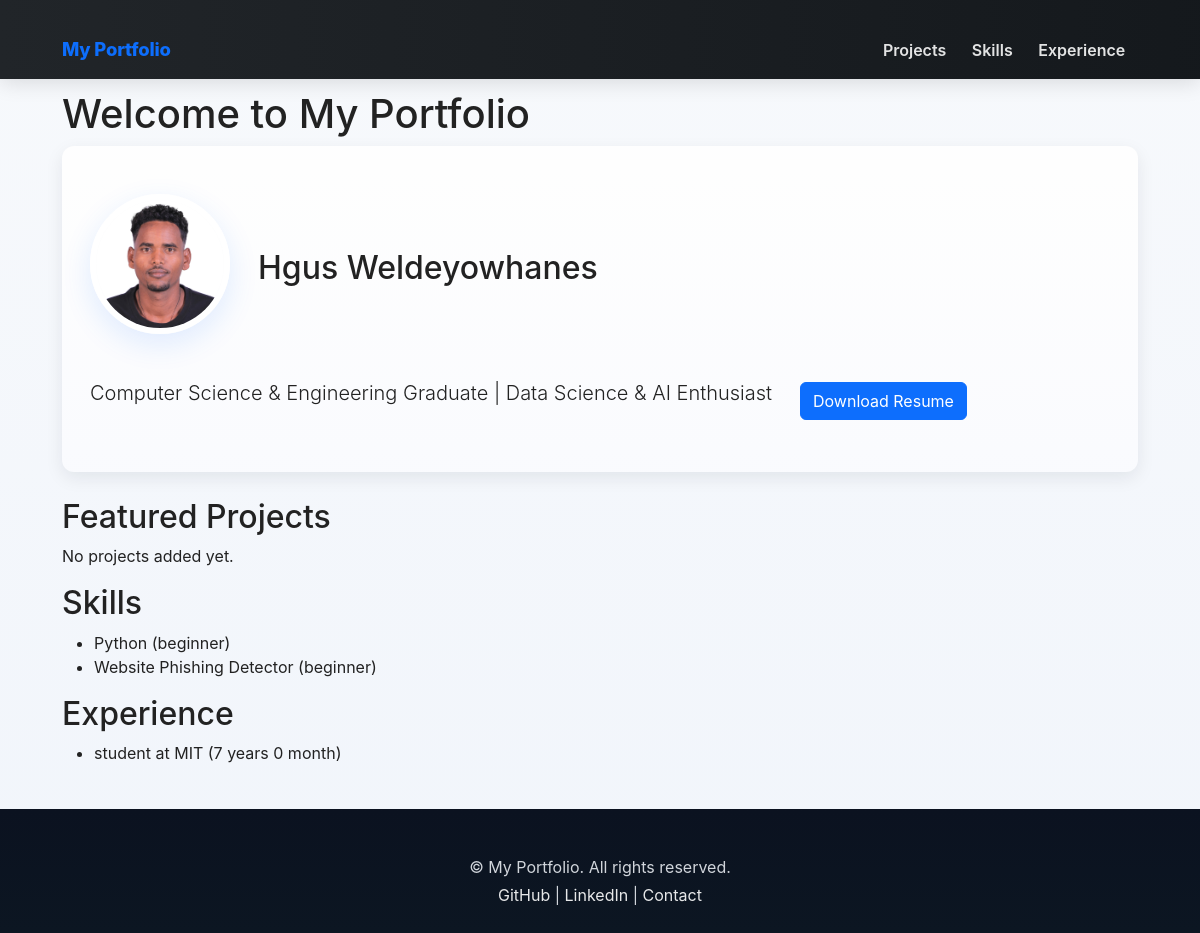
Before: / with the older database file.
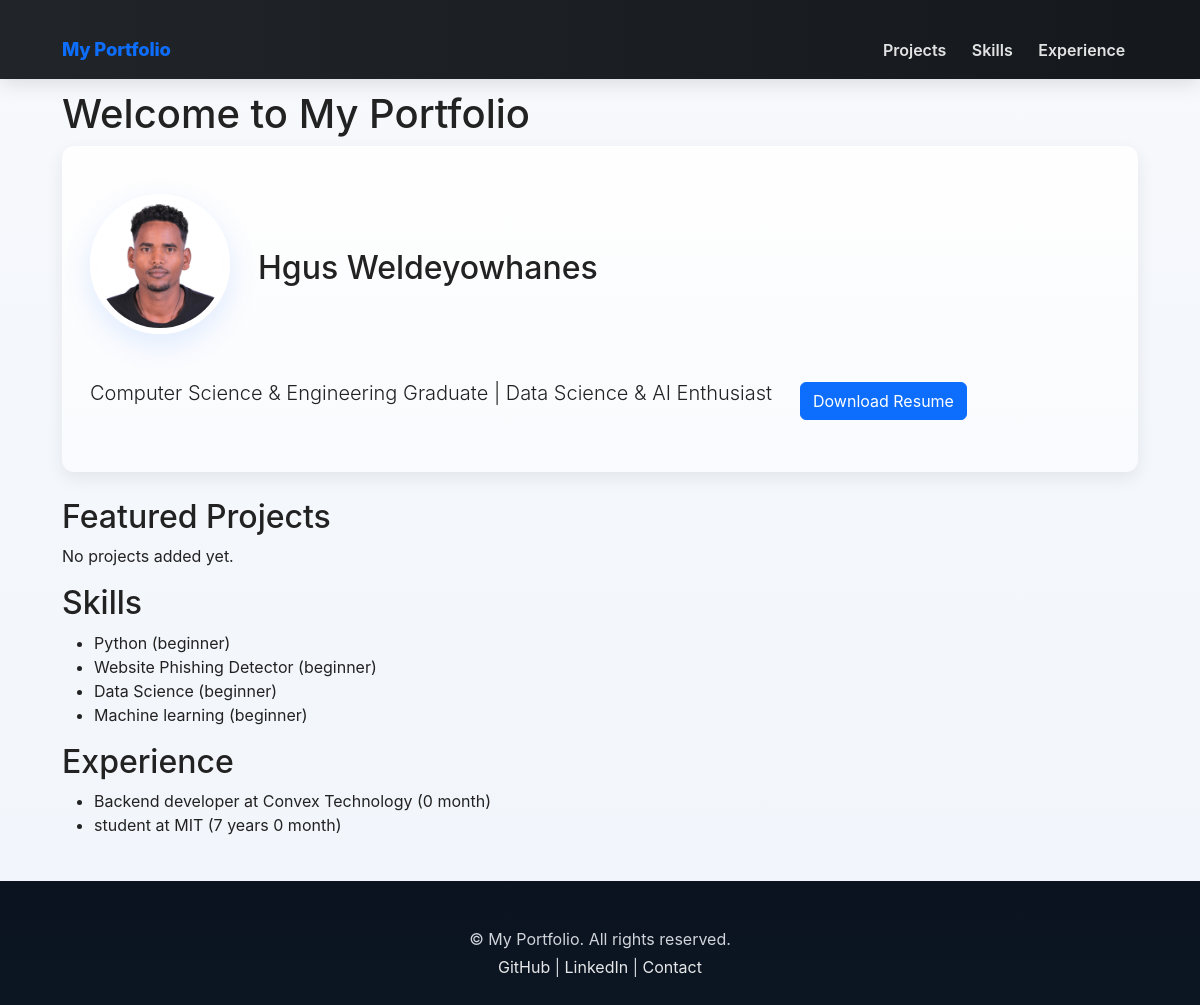
After: the same page with the newer database file.
### main/models.py (models this page shows, shortened)
class Skills(models.Model):
    SKILL_LEVELS = [
        (1, 'Beginner'),
        (2, 'Intermediate'),
        (3, 'Advanced'),
        (4, 'Expert'),
     ]
    CATEGORIES = [
        ('backend', 'Backend Development'),
        ('frontend', 'Frontend Development'),
        ('database', 'Database'),
        ('devops', 'DevOps & Tools'),
        ('ml', 'Machine Learning'),
        ('ai', 'Artificial Intelligence'),
        ('data_science', 'Data Science'),
        ('blockchain', 'Blockchain & Crypto'),
        ('cloud', 'Cloud & AI Services'),
        ('soft', 'Soft Skills'),
    ]
    ML_SUBCATEGORIES = [
        ('supervised', 'Supervised Learning'),
        ('unsupervised', 'Unsupervised Learning'),
        ('reinforcement', 'Reinforcement Learning'),
        ('deep_learning', 'Deep Learning'),
        ('nlp', 'Natural Language Processing'),
        ('computer_vision', 'Computer Vision'),
        ('time_series', 'Time Series Analysis'),
    ]
    name = models.CharField(max_length=50)
    level = models.IntegerField(choices=SKILL_LEVELS, default=1)
    category = models.CharField(max_length=20, choices=CATEGORIES,default='backend')
    subcategory = models.CharField(max_length=20, choices=ML_SUBCATEGORIES,blank=True,null=True, help_text="Specialized subcategory")
    icon = models.CharField(max_length=50, blank=True)
    order = models.IntegerField(default=0)
    framework = models.CharField(max_length=50, blank=True, help_text="pytorch,Django, etc")
    library = models.CharField(max_length=50, blank=True,help_text="comma separeted library names")
    created_at = models.DateTimeField(auto_now_add=True)
    updated_at = models.DateTimeField(auto_now=True)
    class Meta:
        ordering = ['category', '-level','order','name']
    def get_level_display(self):
        level_class = {
            'beginner': 'Beginner',
            'intermediate': 'Intermediate',
            'advanced': 'Advanced',
            "expert": "Expert"
        }
        return level_class.get(self.level,'beginner')

class Experience(models.Model):
    INDUSTRY_TYPES = [
        ('tech', 'Technology'),
        ('finance', 'Finance'),
        ('healthcare', 'Healthcare'),
        ('ai_ml', 'AI/ML Startup'),
        ('education', 'Education'),
    ]
    company = models.CharField(max_length=50)
    role = models.CharField(max_length=50)
    description = models.TextField()
    short_description = models.CharField(max_length=200, blank=True, null= True)
    start_date = models.DateField()
    end_date = models.DateField(blank=True, null=True)
    current = models.BooleanField(default=False)
    company_log = models.ImageField(upload_to='company_logos/' ,blank=True,null=True)
    industry = models.CharField(max_length=200, choices=INDUSTRY_TYPES, default='tech')
    ml_projects = models.TextField(blank=True, help_text="ML/AI projects worked on")
    algorithms_used = models.CharField(max_length=200, blank=True, help_text="Algorithms and techniques used")
    created_at = models.DateTimeField(auto_now_add=True)
    updated_at = models.DateTimeField(auto_now=True)
    class Meta:
        ordering = ['-start_date']
    def duration(self):
        if self.current:
            end = timezone.now().date()
        else:
            end = self.end_date
        rd = relativedelta(end, self.start_date)
        years = rd.years
        months = rd.months
        if years > 0:
            return f"{years} year{'s' if years > 1 else ''} {months} month{'s' if months > 1 else ''}"
        return f"{months} month{'s' if months > 1 else ''}"

### main/views.py (the view)
# urls.py: path('', views.home, name="home"),
def home(request):
    projects = Project.objects.filter(featured=True).order_by('-created_at')[:6]
    skills = Skills.objects.all()[:10]
    experiences = Experience.objects.all()[:3]
    return render(request, 'home.html', {
        'projects': projects,
        'skills': skills,
        'experiences': experiences,
    })

### templates/home.html
{% extends "base.html" %}
{% load static %}
{% block content %}
<h1>Welcome to My Portfolio</h1>
<link rel="stylesheet" href="{% static 'css/style.css' %}">
<section class="profile-section text-center py-5 bg-light">
  <img src="{% static 'profile.jpg' %}" class="rounded-circle mb-3" width="150" height="150" alt="Profile">
  <h2>Hgus Weldeyowhanes</h2>
  <p class="lead">Computer Science & Engineering Graduate | Data Science & AI Enthusiast</p>
  <a href="{% static 'resume.pdf' %}" class="btn btn-primary" download>Download Resume</a>
</section>
<h2>Featured Projects</h2>
<div class="row">
  {% for project in projects %}
    <div class="col-md-4 mb-3">
      <h3><a href="{{ project.get_absolute_url }}">{{ project.title }}</a></h3>
      {% if project.image %}
        <img src="{{ project.image.url }}" alt="{{ project.title }}" width="200">
      {% endif %}
      <p>{{ project.short_description }}</p>
    </div>
  {% empty %}
    <p>No projects added yet.</p>
  {% endfor %}
</div>
<h2>Skills</h2>
<ul>
  {% for skill in skills %}
    <li>{{ skill.name }} ({{ skill.get_level_display }})</li>
  {% empty %}
    <li>No skills added yet.</li>
  {% endfor %}
</ul>
<h2>Experience</h2>
<ul>
  {% for exp in experiences %}
    <li>{{ exp.role }} at {{ exp.company }} ({{ exp.duration }})</li>
  {% empty %}
    <li>No experience added yet.</li>
  {% endfor %}
</ul>
{% endblock %}

### templates/base.html (shortened to what this page needs)
<!DOCTYPE html>
<html lang="en">
<head>
    <link rel="stylesheet" href="https://cdn.jsdelivr.net/npm/bootstrap@5.3.2/dist/css/bootstrap.min.css">
</head>
<body>
<nav class="navbar navbar-expand-lg navbar-dark bg-dark fixed-top">
    <div class="container">
        <a class="navbar-brand" href="/">My Portfolio</a>
        <div class="collapse navbar-collapse" id="navbarNav">
            <ul class="navbar-nav ms-auto">
                <li class="nav-item"><a class="nav-link" href="{% url 'project_list' %}">Projects</a></li>
                <li class="nav-item"><a class="nav-link" href="{% url 'skills_list' %}">Skills</a></li>
                <li class="nav-item"><a class="nav-link" href="{% url 'experience_list' %}">Experience</a></li>
            </ul>
        </div>
    </div>
</nav>
<div class="container">
    {% block content %}{% endblock %}
</div>
<footer class="text-center">
    <div class="container">
        <p class="mb-1">&copy; {{ now|date:"Y" }} My Portfolio. All rights reserved.</p>
        <p>
            <a href="https://github.com/hgusweldeyowhanes" target="_blank">GitHub</a> |
            <a href="https://www.linkedin.com/in/hgus-weldeyowhanes/" target="_blank">LinkedIn</a> |
            <a href="mailto:hgusha2010@gmail.com">Contact</a>
        </p>
    </div>
</footer>
</body>
</html>

### static/css/style.css (style rules this page uses)
:root { --brand: #0d6efd; --muted: #6c757d; --dark: #212529; --card-bg: #ffffff; --glass: rgba(255,255,255,0.7); --accent: #2b8cff; --shadow: 0 6px 18px rgba(14,30,37,0.08); }
* { box-sizing: border-box; }
html,body { height: 100%; font-family: "Inter", "Segoe UI", Roboto, system-ui, -apple-system, "Helvetica Neue", Arial; color: #222; background: linear-gradient(180deg, #f7f9fc 0%, #f1f5fb 100%); -webkit-font-smoothing:antialiased; -moz-osx-font-smoothing:grayscale; }
.container { max-width: 1100px; }
.navbar-brand { font-weight: 800; letter-spacing: -0.2px; font-size: 1.15rem; color: var(--brand) !important; }
.navbar.navbar-dark .navbar-nav .nav-link { color: rgba(255,255,255,0.88); font-weight: 600; padding: 0.6rem 0.8rem; transition: transform .18s ease, color .18s ease; }
.navbar { background: linear-gradient(90deg, rgba(33,37,41,0.98), rgba(20,24,28,0.95)); box-shadow: 0 4px 20px rgba(0,0,0,0.12); }
.profile-section { background: linear-gradient(180deg, rgba(255,255,255,0.9), rgba(250,251,255,0.85)); border-radius: 12px; padding: 42px 28px; margin-bottom: 26px; box-shadow: var(--shadow); display: flex; align-items: center; gap: 28px; flex-wrap: wrap; }
.profile-section img { width: 140px; height: 140px; object-fit: cover; border-radius: 50%; border: 6px solid rgba(255,255,255,0.9); box-shadow: 0 10px 30px rgba(13,110,253,0.12); transition: transform .3s ease; }
footer { margin-top: 44px; padding: 26px 0; color: #d1d5db; background: linear-gradient(180deg, #0b1220, #0c1622); }
footer p { margin: 0; }
footer a { color: rgba(255,255,255,0.9); }

### templates/base.html (style rules this page uses)
body { font-family: "Segoe UI", Tahoma, Geneva, Verdana, sans-serif; background-color: #f8f9fa; padding-top: 70px; }
.navbar { box-shadow: 0 2px 4px rgba(0,0,0,0.1); }
.navbar-brand { font-weight: bold; color: #0d6efd !important; }
.nav-link { font-weight: 500; transition: color 0.3s ease; }
.container { margin-top: 20px; }
footer { background: #212529; color: #adb5bd; padding: 20px 0; margin-top: 50px; }
footer a { color: #f8f9fa; text-decoration: none; }

Changed rows visible on the page:
added Skills: name "Data Science", level "beginner"
added Skills: name "Machine learning", level "beginner"
added Experience: role "Backend developer", company "Convex Technology", duration "0 month"
